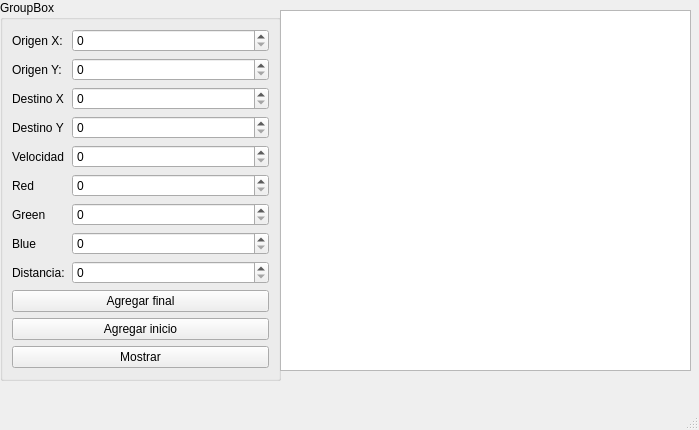
<?xml version="1.0" encoding="UTF-8"?>
<ui version="4.0">
 <class>MainWindow</class>
 <widget class="QMainWindow" name="MainWindow">
  <property name="geometry">
   <rect>
    <x>0</x>
    <y>0</y>
    <width>699</width>
    <height>430</height>
   </rect>
  </property>
  <property name="windowTitle">
   <string>MainWindow</string>
  </property>
  <widget class="QWidget" name="centralwidget">
   <widget class="QGroupBox" name="groupBox">
    <property name="geometry">
     <rect>
      <x>0</x>
      <y>0</y>
      <width>281</width>
      <height>381</height>
     </rect>
    </property>
    <property name="title">
     <string>GroupBox</string>
    </property>
    <layout class="QFormLayout" name="formLayout">
     <item row="4" column="0">
      <widget class="QLabel" name="label">
       <property name="text">
        <string>Destino X</string>
       </property>
      </widget>
     </item>
     <item row="4" column="1">
      <widget class="QSpinBox" name="spnnDestinoX">
       <property name="maximum">
        <number>500</number>
       </property>
      </widget>
     </item>
     <item row="5" column="0">
      <widget class="QLabel" name="label_2">
       <property name="text">
        <string>Destino Y</string>
       </property>
      </widget>
     </item>
     <item row="5" column="1">
      <widget class="QSpinBox" name="spnnDestinoY">
       <property name="maximum">
        <number>500</number>
       </property>
      </widget>
     </item>
     <item row="6" column="0">
      <widget class="QLabel" name="label_3">
       <property name="text">
        <string>Velocidad</string>
       </property>
      </widget>
     </item>
     <item row="7" column="0">
      <widget class="QLabel" name="label_5">
       <property name="text">
        <string>Red</string>
       </property>
      </widget>
     </item>
     <item row="7" column="1">
      <widget class="QSpinBox" name="spnnRed">
       <property name="maximum">
        <number>255</number>
       </property>
      </widget>
     </item>
     <item row="8" column="0">
      <widget class="QLabel" name="label_6">
       <property name="text">
        <string>Green</string>
       </property>
      </widget>
     </item>
     <item row="8" column="1">
      <widget class="QSpinBox" name="spnnGreen">
       <property name="maximum">
        <number>255</number>
       </property>
      </widget>
     </item>
     <item row="9" column="0">
      <widget class="QLabel" name="label_7">
       <property name="text">
        <string>Blue</string>
       </property>
      </widget>
     </item>
     <item row="9" column="1">
      <widget class="QSpinBox" name="spnnBlue">
       <property name="maximum">
        <number>255</number>
       </property>
      </widget>
     </item>
     <item row="13" column="0" colspan="2">
      <widget class="QPushButton" name="btnAgregarFinal">
       <property name="cursor">
        <cursorShape>PointingHandCursor</cursorShape>
       </property>
       <property name="text">
        <string>Agregar final</string>
       </property>
      </widget>
     </item>
     <item row="0" column="0">
      <widget class="QLabel" name="label_4">
       <property name="text">
        <string>Origen X:</string>
       </property>
      </widget>
     </item>
     <item row="0" column="1">
      <widget class="QSpinBox" name="spnnOrigenX">
       <property name="maximum">
        <number>500</number>
       </property>
      </widget>
     </item>
     <item row="2" column="1">
      <widget class="QSpinBox" name="spnnOrigenY">
       <property name="maximum">
        <number>500</number>
       </property>
      </widget>
     </item>
     <item row="2" column="0">
      <widget class="QLabel" name="label_8">
       <property name="text">
        <string>Origen Y: </string>
       </property>
      </widget>
     </item>
     <item row="6" column="1">
      <widget class="QSpinBox" name="spnnVelocidad">
       <property name="maximum">
        <number>500</number>
       </property>
      </widget>
     </item>
     <item row="14" column="0" colspan="2">
      <widget class="QPushButton" name="btnAgregarInicio">
       <property name="cursor">
        <cursorShape>PointingHandCursor</cursorShape>
       </property>
       <property name="text">
        <string>Agregar inicio</string>
       </property>
      </widget>
     </item>
     <item row="15" column="0" colspan="2">
      <widget class="QPushButton" name="btnMostrar">
       <property name="cursor">
        <cursorShape>PointingHandCursor</cursorShape>
       </property>
       <property name="text">
        <string>Mostrar</string>
       </property>
      </widget>
     </item>
     <item row="10" column="0">
      <widget class="QLabel" name="label_9">
       <property name="text">
        <string>Distancia:</string>
       </property>
      </widget>
     </item>
     <item row="10" column="1">
      <widget class="QSpinBox" name="spnnDistancia">
       <property name="maximum">
        <number>255</number>
       </property>
      </widget>
     </item>
    </layout>
   </widget>
   <widget class="QPlainTextEdit" name="plainTextEdit">
    <property name="geometry">
     <rect>
      <x>280</x>
      <y>10</y>
      <width>411</width>
      <height>361</height>
     </rect>
    </property>
   </widget>
  </widget>
  <widget class="QMenuBar" name="menubar">
   <property name="geometry">
    <rect>
     <x>0</x>
     <y>0</y>
     <width>699</width>
     <height>26</height>
    </rect>
   </property>
  </widget>
  <widget class="QStatusBar" name="statusbar"/>
 </widget>
 <resources/>
 <connections/>
</ui>
